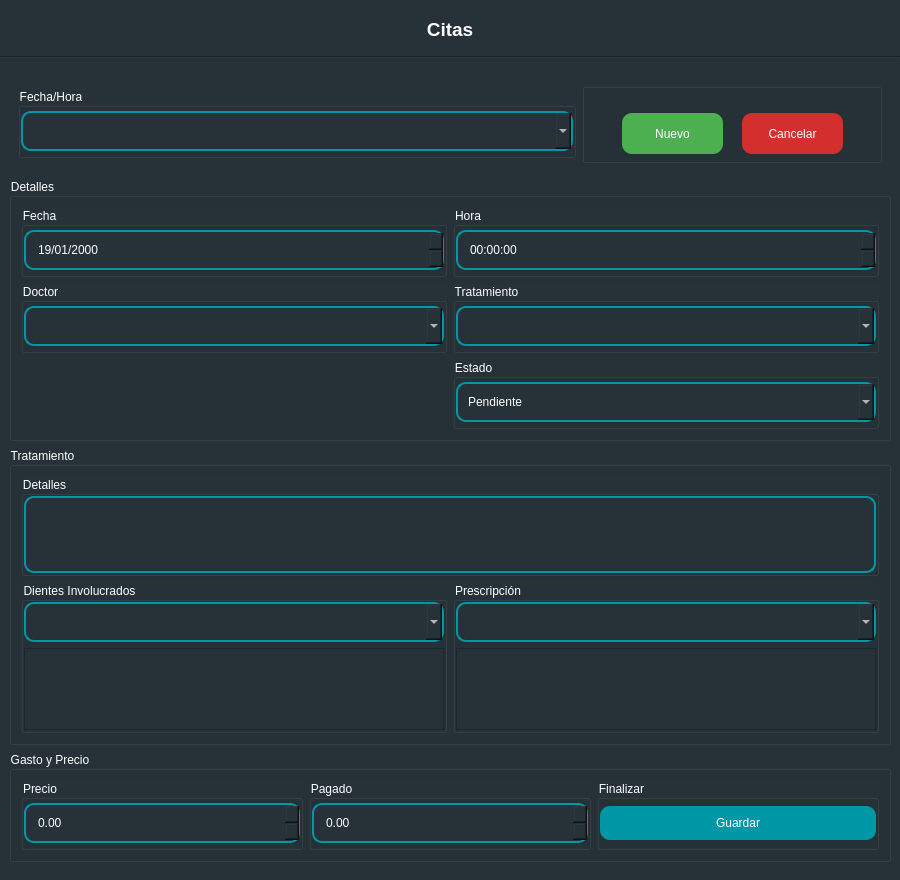
<?xml version="1.0" encoding="UTF-8"?>
<ui version="4.0">
 <class>Dialog</class>
 <widget class="QDialog" name="Dialog">
  <property name="windowModality">
   <enum>Qt::NonModal</enum>
  </property>
  <property name="geometry">
   <rect>
    <x>0</x>
    <y>0</y>
    <width>900</width>
    <height>880</height>
   </rect>
  </property>
  <property name="minimumSize">
   <size>
    <width>900</width>
    <height>880</height>
   </size>
  </property>
  <property name="maximumSize">
   <size>
    <width>900</width>
    <height>918</height>
   </size>
  </property>
  <property name="windowTitle">
   <string>Citas</string>
  </property>
  <property name="styleSheet">
   <string notr="true">background-color: #263238;</string>
  </property>
  <property name="modal">
   <bool>false</bool>
  </property>
  <layout class="QHBoxLayout" name="horizontalLayout">
   <property name="spacing">
    <number>0</number>
   </property>
   <property name="leftMargin">
    <number>0</number>
   </property>
   <property name="topMargin">
    <number>0</number>
   </property>
   <property name="rightMargin">
    <number>0</number>
   </property>
   <property name="bottomMargin">
    <number>0</number>
   </property>
   <item>
    <widget class="QWidget" name="widget" native="true">
     <property name="styleSheet">
      <string notr="true">QLineEdit {
    color:  white;
    border-style:  solid;
    border-width: 1.5px;
    border-color: #0097a7;
	border-radius: 10px;
	padding: 10px;
}

QDateEdit {
    color:  white;
    border-style:  solid;
    border-width: 1.5px;
    border-color: #0097a7;
	border-radius: 10px;
	padding: 10px;
}

QComboBox {
    color:  white;
    border-style:  solid;
    border-width: 1.5px;
    border-color: #0097a7;
	border-radius: 10px;
	padding: 10px;
}

QPlainTextEdit {
    color:  white;
    border-style:  solid;
    border-width: 1.5px;
    border-color: #0097a7;
	border-radius: 10px;
	padding: 10px;
}

QGroupBox {
	color:  white;
}

QDoubleSpinBox {
    color:  white;
    border-style:  solid;
    border-width: 1.5px;
    border-color: #0097a7;
	border-radius: 10px;
	padding: 10px;
}

QRadioButton {
	color:  white;
	padding: 10px;
}

QPushButton {
    color:  white;
	background-color: #0097a7;
	border-radius: 10px;
	padding: 10px;
}

QTimeEdit {
    color:  white;
    border-style:  solid;
    border-width: 1.5px;
    border-color: #0097a7;
	border-radius: 10px;
	padding: 10px;
}

QTextEdit {
    color:  white;
    border-style:  solid;
    border-width: 1.5px;
    border-color: #0097a7;
	border-radius: 10px;
	padding: 10px;
}

QSpinBox {
    color:  white;
    border-style:  solid;
    border-width: 1.5px;
    border-color: #0097a7;
	border-radius: 10px;
	padding: 10px;
}

QComboBox:disabled {
    color:  white;
    border-style:  solid;
    border-width: 1.5px;
    border-color: gray;
	border-radius: 10px;
	padding: 10px;
}

QPushButton:disabled {
    background-color: gray;
}</string>
     </property>
     <layout class="QVBoxLayout" name="verticalLayout" stretch="0,0,9">
      <property name="spacing">
       <number>6</number>
      </property>
      <property name="leftMargin">
       <number>0</number>
      </property>
      <property name="rightMargin">
       <number>0</number>
      </property>
      <item>
       <widget class="QFrame" name="frame">
        <property name="frameShape">
         <enum>QFrame::NoFrame</enum>
        </property>
        <property name="frameShadow">
         <enum>QFrame::Raised</enum>
        </property>
        <layout class="QVBoxLayout" name="verticalLayout_2" stretch="0">
         <item>
          <widget class="QLabel" name="lbl_title">
           <property name="font">
            <font>
             <pointsize>14</pointsize>
             <weight>75</weight>
             <bold>true</bold>
            </font>
           </property>
           <property name="layoutDirection">
            <enum>Qt::LeftToRight</enum>
           </property>
           <property name="styleSheet">
            <string notr="true">color: white;</string>
           </property>
           <property name="lineWidth">
            <number>1</number>
           </property>
           <property name="text">
            <string>Citas</string>
           </property>
           <property name="alignment">
            <set>Qt::AlignCenter</set>
           </property>
          </widget>
         </item>
        </layout>
       </widget>
      </item>
      <item>
       <widget class="Line" name="line">
        <property name="orientation">
         <enum>Qt::Horizontal</enum>
        </property>
       </widget>
      </item>
      <item>
       <widget class="QFrame" name="frm_odontograma">
        <property name="frameShape">
         <enum>QFrame::NoFrame</enum>
        </property>
        <property name="frameShadow">
         <enum>QFrame::Raised</enum>
        </property>
        <layout class="QVBoxLayout" name="verticalLayout_3">
         <item>
          <widget class="QFrame" name="frame_2">
           <property name="frameShape">
            <enum>QFrame::NoFrame</enum>
           </property>
           <property name="frameShadow">
            <enum>QFrame::Raised</enum>
           </property>
           <layout class="QGridLayout" name="gridLayout_4" columnstretch="8,2">
            <item row="0" column="0">
             <widget class="QGroupBox" name="groupBox_16">
              <property name="enabled">
               <bool>true</bool>
              </property>
              <property name="minimumSize">
               <size>
                <width>0</width>
                <height>70</height>
               </size>
              </property>
              <property name="maximumSize">
               <size>
                <width>16777215</width>
                <height>70</height>
               </size>
              </property>
              <property name="title">
               <string>Fecha/Hora</string>
              </property>
              <layout class="QVBoxLayout" name="verticalLayout_17">
               <property name="spacing">
                <number>0</number>
               </property>
               <property name="leftMargin">
                <number>0</number>
               </property>
               <property name="topMargin">
                <number>0</number>
               </property>
               <property name="rightMargin">
                <number>0</number>
               </property>
               <property name="bottomMargin">
                <number>0</number>
               </property>
               <item>
                <widget class="QComboBox" name="cmb_info_cita">
                 <property name="enabled">
                  <bool>true</bool>
                 </property>
                </widget>
               </item>
              </layout>
             </widget>
            </item>
            <item row="0" column="1">
             <widget class="QGroupBox" name="groupBox_17">
              <property name="enabled">
               <bool>true</bool>
              </property>
              <property name="minimumSize">
               <size>
                <width>300</width>
                <height>80</height>
               </size>
              </property>
              <property name="maximumSize">
               <size>
                <width>16777215</width>
                <height>80</height>
               </size>
              </property>
              <property name="styleSheet">
               <string notr="true"/>
              </property>
              <property name="title">
               <string/>
              </property>
              <property name="flat">
               <bool>true</bool>
              </property>
              <widget class="QPushButton" name="btn_nuevo">
               <property name="geometry">
                <rect>
                 <x>40</x>
                 <y>30</y>
                 <width>101</width>
                 <height>41</height>
                </rect>
               </property>
               <property name="cursor">
                <cursorShape>PointingHandCursor</cursorShape>
               </property>
               <property name="styleSheet">
                <string notr="true">QPushButton {
	background-color: #4caf50;
}

QPushButton:disabled {
	background-color: gray;
}</string>
               </property>
               <property name="text">
                <string>Nuevo</string>
               </property>
              </widget>
              <widget class="QPushButton" name="btn_cancelar">
               <property name="geometry">
                <rect>
                 <x>160</x>
                 <y>30</y>
                 <width>101</width>
                 <height>41</height>
                </rect>
               </property>
               <property name="cursor">
                <cursorShape>PointingHandCursor</cursorShape>
               </property>
               <property name="styleSheet">
                <string notr="true">QPushButton {
	background-color: #d32f2f;
}

QPushButton:disabled {
	background-color: gray;
}</string>
               </property>
               <property name="text">
                <string>Cancelar</string>
               </property>
              </widget>
             </widget>
            </item>
           </layout>
          </widget>
         </item>
         <item>
          <widget class="QGroupBox" name="groupBox">
           <property name="title">
            <string>Detalles</string>
           </property>
           <layout class="QGridLayout" name="gridLayout">
            <item row="0" column="1">
             <widget class="QGroupBox" name="groupBox_5">
              <property name="minimumSize">
               <size>
                <width>0</width>
                <height>70</height>
               </size>
              </property>
              <property name="maximumSize">
               <size>
                <width>16777215</width>
                <height>70</height>
               </size>
              </property>
              <property name="title">
               <string>Hora</string>
              </property>
              <layout class="QVBoxLayout" name="verticalLayout_7">
               <property name="spacing">
                <number>0</number>
               </property>
               <property name="leftMargin">
                <number>0</number>
               </property>
               <property name="topMargin">
                <number>0</number>
               </property>
               <property name="rightMargin">
                <number>0</number>
               </property>
               <property name="bottomMargin">
                <number>0</number>
               </property>
               <item>
                <widget class="QTimeEdit" name="time_hora"/>
               </item>
              </layout>
             </widget>
            </item>
            <item row="1" column="0">
             <widget class="QGroupBox" name="groupBox_6">
              <property name="minimumSize">
               <size>
                <width>0</width>
                <height>70</height>
               </size>
              </property>
              <property name="maximumSize">
               <size>
                <width>16777215</width>
                <height>70</height>
               </size>
              </property>
              <property name="title">
               <string>Doctor</string>
              </property>
              <layout class="QVBoxLayout" name="verticalLayout_8">
               <property name="spacing">
                <number>0</number>
               </property>
               <property name="leftMargin">
                <number>0</number>
               </property>
               <property name="topMargin">
                <number>0</number>
               </property>
               <property name="rightMargin">
                <number>0</number>
               </property>
               <property name="bottomMargin">
                <number>0</number>
               </property>
               <item>
                <widget class="QComboBox" name="cmb_doctor"/>
               </item>
              </layout>
             </widget>
            </item>
            <item row="0" column="0">
             <widget class="QGroupBox" name="groupBox_4">
              <property name="minimumSize">
               <size>
                <width>0</width>
                <height>70</height>
               </size>
              </property>
              <property name="maximumSize">
               <size>
                <width>16777215</width>
                <height>70</height>
               </size>
              </property>
              <property name="title">
               <string>Fecha</string>
              </property>
              <property name="flat">
               <bool>true</bool>
              </property>
              <layout class="QVBoxLayout" name="verticalLayout_5">
               <property name="spacing">
                <number>0</number>
               </property>
               <property name="sizeConstraint">
                <enum>QLayout::SetDefaultConstraint</enum>
               </property>
               <property name="leftMargin">
                <number>0</number>
               </property>
               <property name="topMargin">
                <number>0</number>
               </property>
               <property name="rightMargin">
                <number>0</number>
               </property>
               <property name="bottomMargin">
                <number>0</number>
               </property>
               <item>
                <widget class="QDateEdit" name="date_fecha">
                 <property name="displayFormat">
                  <string>dd/MM/yyyy</string>
                 </property>
                 <property name="date">
                  <date>
                   <year>2000</year>
                   <month>1</month>
                   <day>19</day>
                  </date>
                 </property>
                </widget>
               </item>
              </layout>
             </widget>
            </item>
            <item row="2" column="1">
             <widget class="QGroupBox" name="groupBox_7">
              <property name="minimumSize">
               <size>
                <width>0</width>
                <height>70</height>
               </size>
              </property>
              <property name="maximumSize">
               <size>
                <width>16777215</width>
                <height>70</height>
               </size>
              </property>
              <property name="title">
               <string>Estado</string>
              </property>
              <layout class="QVBoxLayout" name="verticalLayout_9">
               <property name="spacing">
                <number>0</number>
               </property>
               <property name="leftMargin">
                <number>0</number>
               </property>
               <property name="topMargin">
                <number>0</number>
               </property>
               <property name="rightMargin">
                <number>0</number>
               </property>
               <property name="bottomMargin">
                <number>0</number>
               </property>
               <item>
                <widget class="QComboBox" name="cmb_estado">
                 <item>
                  <property name="text">
                   <string>Pendiente</string>
                  </property>
                 </item>
                 <item>
                  <property name="text">
                   <string>Proceso</string>
                  </property>
                 </item>
                 <item>
                  <property name="text">
                   <string>Finalizado</string>
                  </property>
                 </item>
                </widget>
               </item>
              </layout>
             </widget>
            </item>
            <item row="1" column="1">
             <widget class="QGroupBox" name="groupBox_9">
              <property name="minimumSize">
               <size>
                <width>0</width>
                <height>70</height>
               </size>
              </property>
              <property name="maximumSize">
               <size>
                <width>16777215</width>
                <height>70</height>
               </size>
              </property>
              <property name="title">
               <string>Tratamiento</string>
              </property>
              <layout class="QVBoxLayout" name="verticalLayout_12">
               <property name="spacing">
                <number>0</number>
               </property>
               <property name="leftMargin">
                <number>0</number>
               </property>
               <property name="topMargin">
                <number>0</number>
               </property>
               <property name="rightMargin">
                <number>0</number>
               </property>
               <property name="bottomMargin">
                <number>0</number>
               </property>
               <item>
                <widget class="QComboBox" name="cmb_tratamiento"/>
               </item>
              </layout>
             </widget>
            </item>
           </layout>
          </widget>
         </item>
         <item>
          <widget class="QGroupBox" name="groupBox_2">
           <property name="title">
            <string>Tratamiento</string>
           </property>
           <layout class="QVBoxLayout" name="verticalLayout_4" stretch="3,7">
            <item>
             <widget class="QGroupBox" name="groupBox_8">
              <property name="minimumSize">
               <size>
                <width>0</width>
                <height>100</height>
               </size>
              </property>
              <property name="maximumSize">
               <size>
                <width>16777215</width>
                <height>100</height>
               </size>
              </property>
              <property name="title">
               <string>Detalles</string>
              </property>
              <layout class="QVBoxLayout" name="verticalLayout_10">
               <property name="spacing">
                <number>0</number>
               </property>
               <property name="leftMargin">
                <number>0</number>
               </property>
               <property name="topMargin">
                <number>0</number>
               </property>
               <property name="rightMargin">
                <number>0</number>
               </property>
               <property name="bottomMargin">
                <number>0</number>
               </property>
               <item>
                <widget class="QTextEdit" name="txt_detalles"/>
               </item>
              </layout>
             </widget>
            </item>
            <item>
             <widget class="QFrame" name="frame_3">
              <property name="frameShape">
               <enum>QFrame::NoFrame</enum>
              </property>
              <property name="frameShadow">
               <enum>QFrame::Raised</enum>
              </property>
              <layout class="QGridLayout" name="gridLayout_2">
               <property name="leftMargin">
                <number>0</number>
               </property>
               <property name="topMargin">
                <number>0</number>
               </property>
               <property name="rightMargin">
                <number>0</number>
               </property>
               <property name="bottomMargin">
                <number>0</number>
               </property>
               <item row="1" column="1">
                <widget class="QGroupBox" name="groupBox_12">
                 <property name="title">
                  <string>Prescripción</string>
                 </property>
                 <layout class="QVBoxLayout" name="verticalLayout_14">
                  <property name="leftMargin">
                   <number>0</number>
                  </property>
                  <property name="topMargin">
                   <number>0</number>
                  </property>
                  <property name="rightMargin">
                   <number>0</number>
                  </property>
                  <property name="bottomMargin">
                   <number>0</number>
                  </property>
                  <item>
                   <widget class="QComboBox" name="cmb_prescripcion"/>
                  </item>
                  <item>
                   <widget class="QListWidget" name="list_prescripcion">
                    <property name="styleSheet">
                     <string notr="true">color: white;</string>
                    </property>
                   </widget>
                  </item>
                 </layout>
                </widget>
               </item>
               <item row="1" column="0">
                <widget class="QGroupBox" name="groupBox_11">
                 <property name="title">
                  <string>Dientes Involucrados</string>
                 </property>
                 <layout class="QVBoxLayout" name="verticalLayout_13">
                  <property name="leftMargin">
                   <number>0</number>
                  </property>
                  <property name="topMargin">
                   <number>0</number>
                  </property>
                  <property name="rightMargin">
                   <number>0</number>
                  </property>
                  <property name="bottomMargin">
                   <number>0</number>
                  </property>
                  <item>
                   <widget class="QComboBox" name="cmb_dientes"/>
                  </item>
                  <item>
                   <widget class="QListWidget" name="list_dientes">
                    <property name="styleSheet">
                     <string notr="true">color: white;</string>
                    </property>
                   </widget>
                  </item>
                 </layout>
                </widget>
               </item>
              </layout>
             </widget>
            </item>
           </layout>
          </widget>
         </item>
         <item>
          <widget class="QGroupBox" name="groupBox_3">
           <property name="title">
            <string>Gasto y Precio</string>
           </property>
           <layout class="QGridLayout" name="gridLayout_3">
            <item row="0" column="1">
             <widget class="QGroupBox" name="groupBox_14">
              <property name="minimumSize">
               <size>
                <width>0</width>
                <height>70</height>
               </size>
              </property>
              <property name="maximumSize">
               <size>
                <width>16777215</width>
                <height>70</height>
               </size>
              </property>
              <property name="title">
               <string>Pagado</string>
              </property>
              <layout class="QVBoxLayout" name="verticalLayout_16">
               <property name="spacing">
                <number>0</number>
               </property>
               <property name="leftMargin">
                <number>0</number>
               </property>
               <property name="topMargin">
                <number>0</number>
               </property>
               <property name="rightMargin">
                <number>0</number>
               </property>
               <property name="bottomMargin">
                <number>0</number>
               </property>
               <item>
                <widget class="QDoubleSpinBox" name="dbl_pagado">
                 <property name="maximum">
                  <double>99999.000000000000000</double>
                 </property>
                </widget>
               </item>
              </layout>
             </widget>
            </item>
            <item row="0" column="0">
             <widget class="QGroupBox" name="groupBox_13">
              <property name="minimumSize">
               <size>
                <width>0</width>
                <height>70</height>
               </size>
              </property>
              <property name="maximumSize">
               <size>
                <width>16777215</width>
                <height>70</height>
               </size>
              </property>
              <property name="title">
               <string>Precio</string>
              </property>
              <layout class="QVBoxLayout" name="verticalLayout_15">
               <property name="spacing">
                <number>0</number>
               </property>
               <property name="leftMargin">
                <number>0</number>
               </property>
               <property name="topMargin">
                <number>0</number>
               </property>
               <property name="rightMargin">
                <number>0</number>
               </property>
               <property name="bottomMargin">
                <number>0</number>
               </property>
               <item>
                <widget class="QDoubleSpinBox" name="dbl_precio">
                 <property name="maximum">
                  <double>99999.000000000000000</double>
                 </property>
                </widget>
               </item>
              </layout>
             </widget>
            </item>
            <item row="0" column="2">
             <widget class="QGroupBox" name="groupBox_15">
              <property name="minimumSize">
               <size>
                <width>0</width>
                <height>70</height>
               </size>
              </property>
              <property name="maximumSize">
               <size>
                <width>16777215</width>
                <height>70</height>
               </size>
              </property>
              <property name="title">
               <string>Finalizar</string>
              </property>
              <layout class="QVBoxLayout" name="verticalLayout_6">
               <property name="spacing">
                <number>0</number>
               </property>
               <property name="leftMargin">
                <number>0</number>
               </property>
               <property name="topMargin">
                <number>0</number>
               </property>
               <property name="rightMargin">
                <number>0</number>
               </property>
               <property name="bottomMargin">
                <number>0</number>
               </property>
               <item>
                <widget class="QPushButton" name="btn_save">
                 <property name="cursor">
                  <cursorShape>PointingHandCursor</cursorShape>
                 </property>
                 <property name="text">
                  <string>Guardar</string>
                 </property>
                </widget>
               </item>
              </layout>
             </widget>
            </item>
           </layout>
          </widget>
         </item>
        </layout>
       </widget>
      </item>
     </layout>
    </widget>
   </item>
  </layout>
 </widget>
 <resources/>
 <connections/>
</ui>
